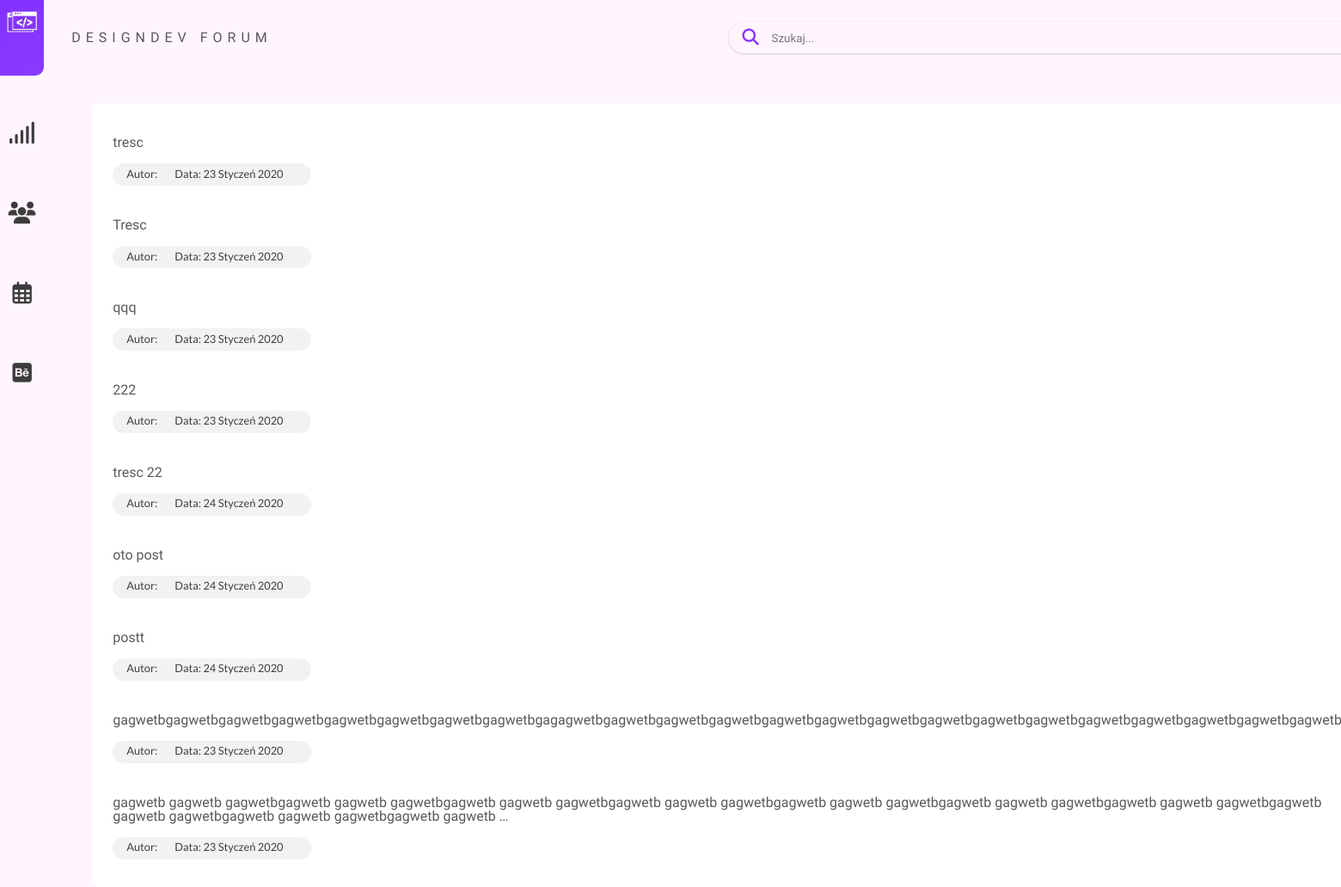
/post/grafika/4/, run on an earlier commit of the app's database.
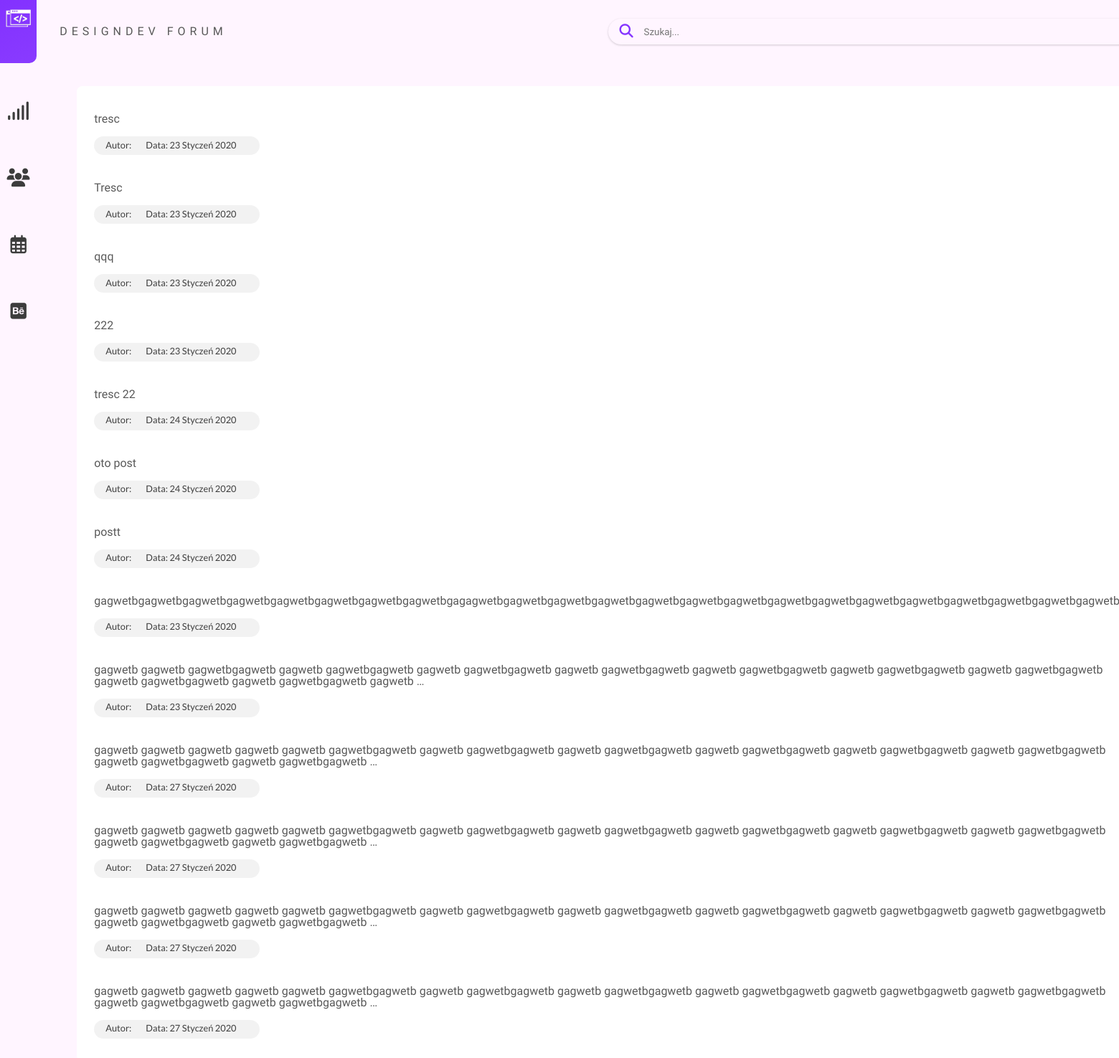
And on a later commit of the database.
### forum/models.py (models this page shows, shortened)
class Post(models.Model):
    content = models.TextField()
    date_posted = models.DateTimeField(default=timezone.now)
    author = models.ForeignKey(User, on_delete=models.CASCADE)
    topic = models.ForeignKey(
        Topic, on_delete=models.CASCADE, related_name='topics')

### forum/views.py (the view)
class PostListView(ListView):
    model = Post
    context_object_name = 'object'

### forum/templates/forum/post_list.html (shortened to what this page needs)
{% extends 'forum/base.html' %}
{% block content %}
<div class="hot-topics">
    <ul class="hot-topics__list">
         {% for obj in object %}
        <li class="hot-topics__topic">
            <p class="hot-topics__topic__desc">{{ obj.content|truncatewords:20 }}</p>
            <ul class="hot-topics__topic__statistics">
                <div class="hot-topics__topic__statistics__container">
                     <li>Autor: <a href="{% url 'topic-user' obj.author.username %}">{{ post.author }}</a></li>
                    <li>Data: {{ obj.date_posted|date:'d F Y'}}</li>
                </div>
            </ul>
        </li>
        {% endfor %}
{% endblock content %}

What changed in the data, as far as the page shows it:
added Post: content "gagwetb gagwetb gagwetb gagwetb gagwetb gagwetbgagwetb gagwetb gagwetbgagwetb gagwetb gagwetbgagwetb gagwetb gagwetbgagwetb gagwetb gagwetbgagwetb gagwetb gagwetbgagwetb gagwetb gagwetbgagwetb gagwetb gagwetbgagwetb …", date_posted "27 Styczeń 2020"
added Post: content "gagwetb gagwetb gagwetb gagwetb gagwetb gagwetbgagwetb gagwetb gagwetbgagwetb gagwetb gagwetbgagwetb gagwetb gagwetbgagwetb gagwetb gagwetbgagwetb gagwetb gagwetbgagwetb gagwetb gagwetbgagwetb gagwetb gagwetbgagwetb …", date_posted "27 Styczeń 2020"
added Post: content "gagwetb gagwetb gagwetb gagwetb gagwetb gagwetbgagwetb gagwetb gagwetbgagwetb gagwetb gagwetbgagwetb gagwetb gagwetbgagwetb gagwetb gagwetbgagwetb gagwetb gagwetbgagwetb gagwetb gagwetbgagwetb gagwetb gagwetbgagwetb …", date_posted "27 Styczeń 2020"
added Post: content "gagwetb gagwetb gagwetb gagwetb gagwetb gagwetbgagwetb gagwetb gagwetbgagwetb gagwetb gagwetbgagwetb gagwetb gagwetbgagwetb gagwetb gagwetbgagwetb gagwetb gagwetbgagwetb gagwetb gagwetbgagwetb gagwetb gagwetbgagwetb …", date_posted "27 Styczeń 2020"
